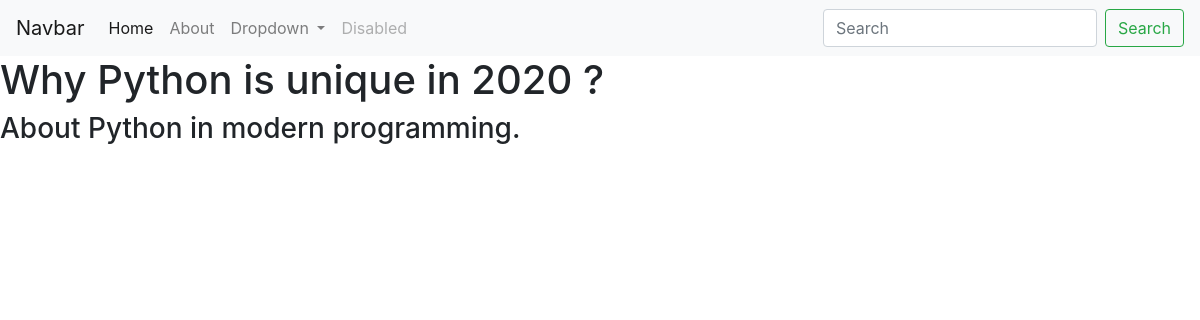
Screenshot of /myworks/4/ with the database file from the repository.
### myworks/models.py (models this page shows)
class Myworks(models.Model):
    title =models.CharField(max_length=200)
    description=models.TextField()
    url =models.URLField(blank=True)

### myworks/views.py (the view)
# urls.py: path('<int:myworks_id>/',views.detail,name='detail'),
def detail(request, myworks_id):
    myworks=get_object_or_404(Myworks, pk=myworks_id)
    return render(request,'myworks/detail.html',{'myworks':myworks})

### myworks/templates/myworks/detail.html
{% extends 'projects/base.html' %}
{% block content %}
<h1>{{ myworks.title }}</h1>
<h3>{{ myworks.description|safe }}</h3>
{% endblock %}

### rows the page displays
Myworks: title "Why Python is unique in 2020 ?", description "About Python in modern programming."
